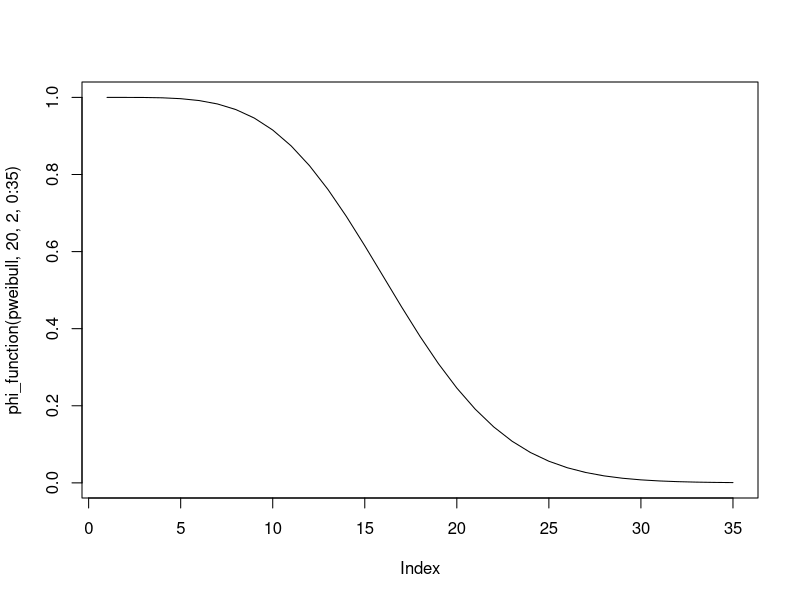
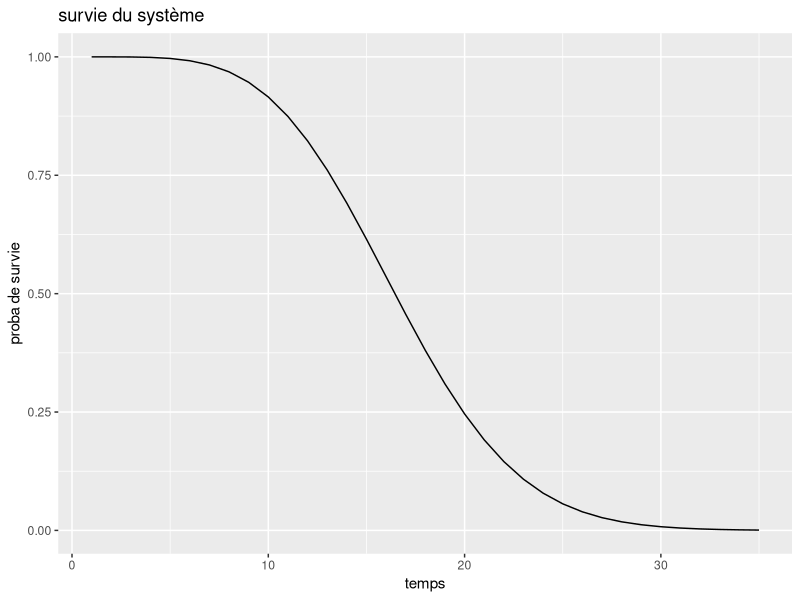
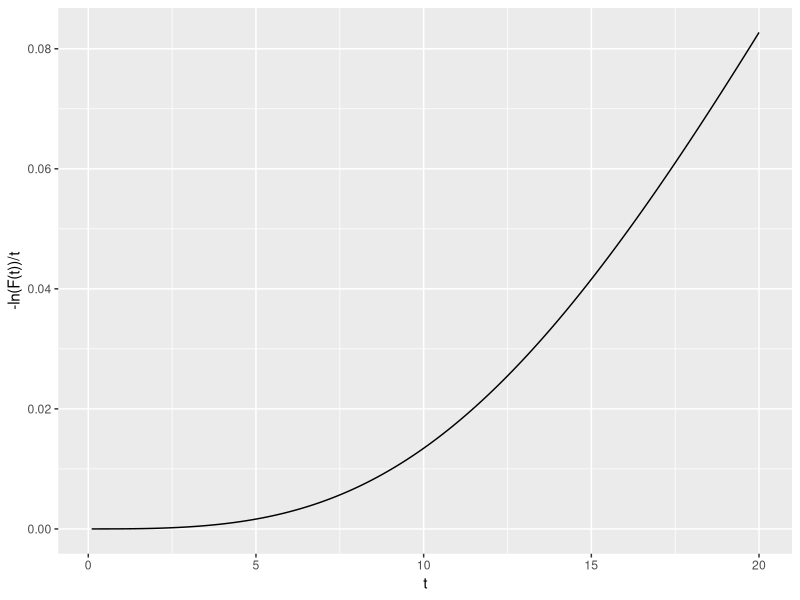
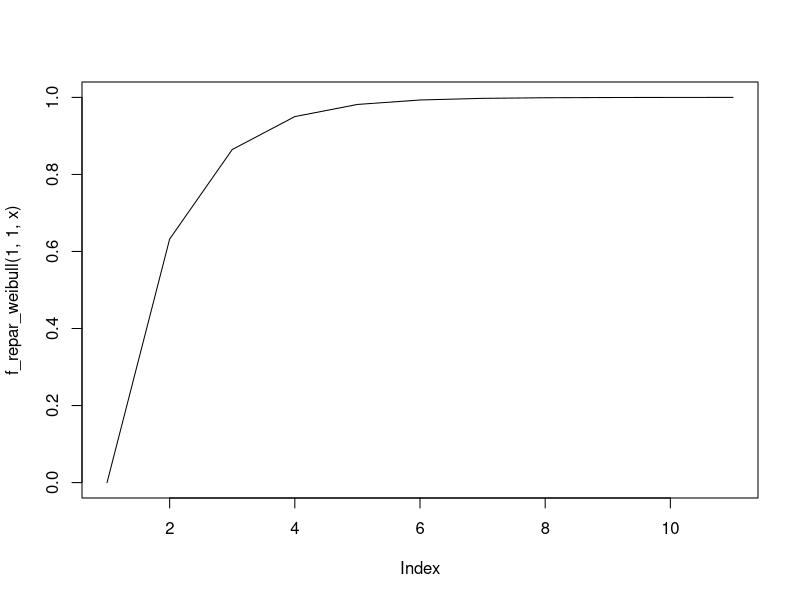
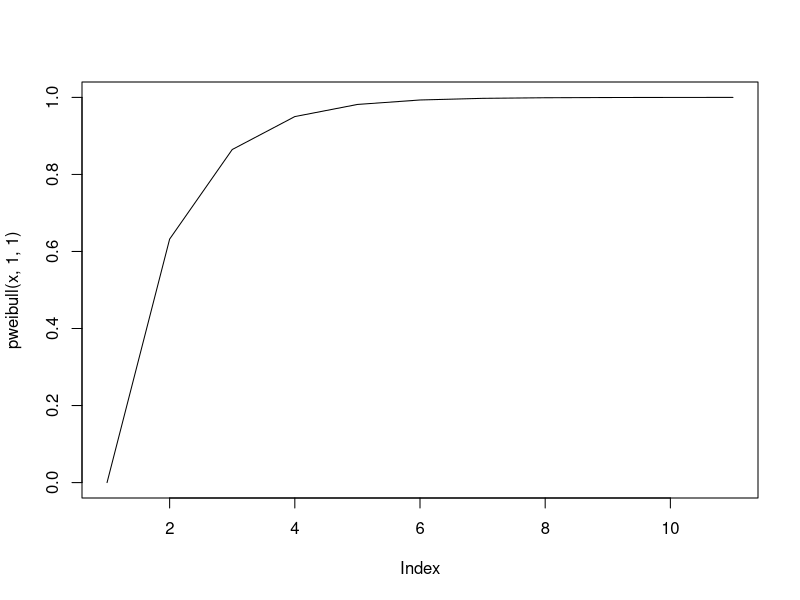
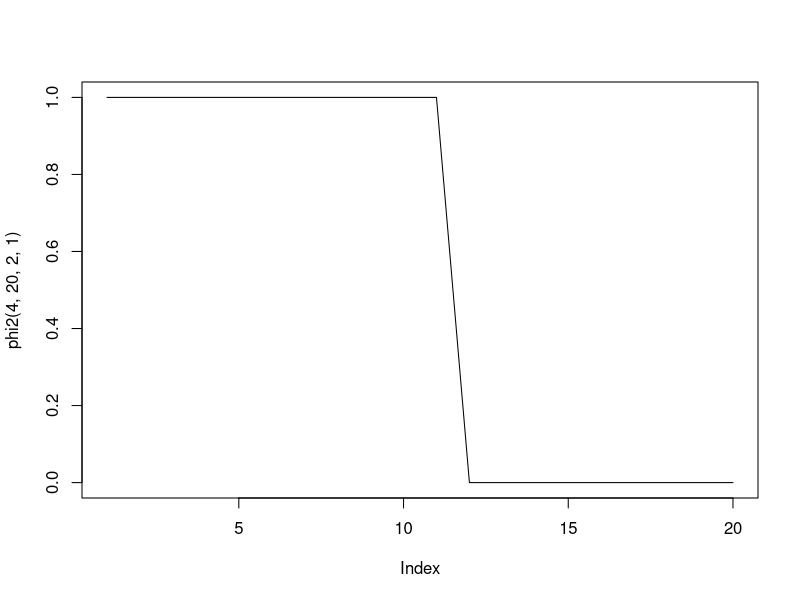
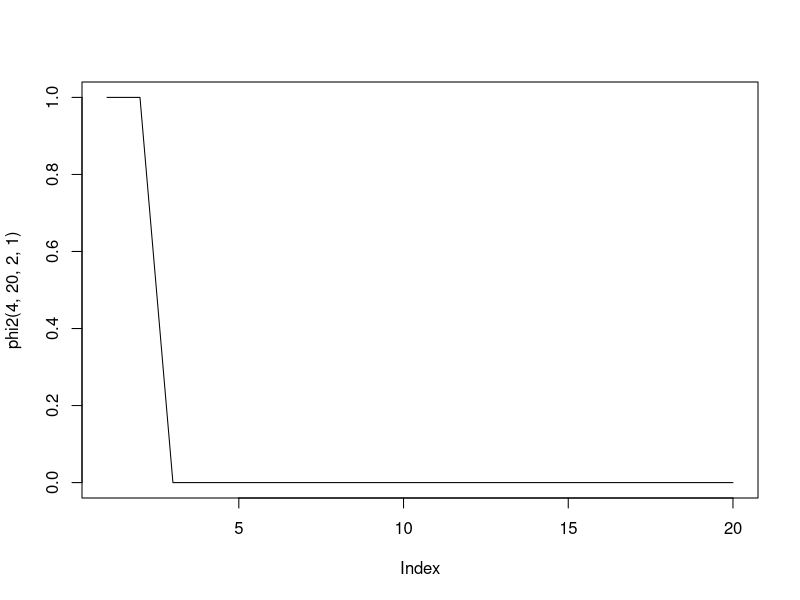

Reproduce these figures in R, in order.
library(magrittr)
library(dplyr)
library(ggplot2)

# TP 1 

## Question 1

phi <- function(x){
  rep <- ((x[3]*(1-(1-x[1])*(1-x[2]))*(1-(1-x[4])*(1-x[5])))+(1-x[3])*(1-(1-x[1]*x[4])*(1-x[2]*x[5])))*(1-(1-x[6]*x[7])*(1-x[8])*(1-x[9]))
  return(rep)
}

# question 2

phi_function <- function(loi, lambda, beta, t){
  R1 <- 1-loi(t, shape = beta, scale = lambda)
  R2 <- 1-loi(t, shape = beta, scale = lambda)
  R3 <- 1-loi(t, shape = beta, scale = lambda)
  R4 <- 1-loi(t, shape = beta, scale = lambda)
  R5 <- 1-loi(t, shape = beta, scale = lambda)
  R6 <- 1-loi(t, shape = beta, scale = lambda)
  R7 <- 1-loi(t, shape = beta, scale = lambda)
  R8 <- 1-loi(t, shape = beta, scale = lambda)
  R9 <- 1-loi(t, shape = beta, scale = lambda)
  rep <- ((R3[t]*(1-(1-R1[t])*(1-R2[t]))*(1-(1-R4[t])*(1-R5[t])))+(1-R3[t])*(1-(1-R1[t]*R4[t])*(1-R2[t]*R5[t])))*(1-(1-R6[t]*R7[t])*(1-R8[t])*(1-R9[t]))
  return(rep)
}




## Question 3

plot(phi_function(pweibull, 20, 2, 0:35), type = 'l')

g <- ggplot() +
  geom_line(aes(x = 1:35, y = phi_function(pweibull, 20, 2, 0:35))) +
  labs(title = "survie du système",
       x = "temps",
       y = "proba de survie")

g

## Question 4

# survie <- function(lambda, beta, t){
#   R1 <- 1-pweibull(t, shape = beta, scale = lambda)
#   R2 <- 1-pweibull(t, shape = beta, scale = lambda)
#   R3 <- 1-pweibull(t, shape = beta, scale = lambda)
#   R4 <- 1-pweibull(t, shape = beta, scale = lambda)
#   R5 <- 1-pweibull(t, shape = beta, scale = lambda)
#   R6 <- 1-pweibull(t, shape = beta, scale = lambda)
#   R7 <- 1-pweibull(t, shape = beta, scale = lambda)
#   R8 <- 1-pweibull(t, shape = beta, scale = lambda)
#   R9 <- 1-pweibull(t, shape = beta, scale = lambda)
#   rep <- -log(((R3[t]*(1-(1-R1[t])*(1-R2[t]))*(1-(1-R4[t])*(1-R5[t])))+(1-R3[t])*(1-(1-R1[t]*R4[t])*(1-R2[t]*R5[t])))*(1-(1-R6[t]*R7[t])*(1-R8[t])*(1-R9[t]))/t)
#   # rep <- -log(rep)/t
#   return(rep)
#   # rep <- -log(1 - phi_function(lambda, beta, t))/t
# }

survie <- function(lambda, beta, t){
  rep=NULL
  for(i in 1:length(t)){
    R1 <- 1-pweibull(t[i], shape = beta, scale = lambda)
    R2 <- 1-pweibull(t[i], shape = beta, scale = lambda)
    R3 <- 1-pweibull(t[i], shape = beta, scale = lambda)
    R4 <- 1-pweibull(t[i], shape = beta, scale = lambda)
    R5 <- 1-pweibull(t[i], shape = beta, scale = lambda)
    R6 <- 1-pweibull(t[i], shape = beta, scale = lambda)
    R7 <- 1-pweibull(t[i], shape = beta, scale = lambda)
    R8 <- 1-pweibull(t[i], shape = beta, scale = lambda)
    R9 <- 1-pweibull(t[i], shape = beta, scale = lambda)
    rep[i] <- -log(((R3*(1-(1-R1)*(1-R2))*(1-(1-R4)*(1-R5)))+(1-R3)*(1-(1-R1*R4)*(1-R2*R5)))*(1-(1-R6*R7)*(1-R8)*(1-R9)))/t[i]
  }
  return(rep)
}


survie(20, 2, seq(0.1, 20, 0.1))

g <- ggplot() +
  geom_line(aes(x = seq(0.1, 20, 0.1), y = survie(20, 2, seq(0.1, 20, 0.1)))) +
  labs(x = "t",
       y = "-ln(F(t))/t")

g


# Question 5 
# simulation d'une loi de weibull avec la méthode des quantile. 

f_repar_weibull <- function(lambda, beta, x){
  rep <- 1-exp(-(x/lambda)^beta)
  return(rep)
}

f_repar_weibull(1,1,0:5)

realisation_weibull<- function(lambda,beta,a){
  
  u=runif(1, min=0, max=1)
  g=f_repar_weibull(lambda,beta,a) 
  v=g>u
  
  for(i in 1:length(a)){
    nb=i
    if (v[i]==TRUE) { break }
  }
  
  return(nb)
}

realisation_weibull(1,1,1:10)

n_realisation_weibull<-function(n,lambda,beta,a){
  vect=NULL
  for(i in 1:n){
    vect[i]=realisation_weibull(lambda,beta,a)
  }
  return(vect)
}
n_realisation_weibull(10,1,1,1:5)

rweibull(10,1,1)

x<- 0:10
plot(f_repar_weibull(1,1,x),type = "l")
plot(pweibull(x,1,1),type = "l")


# Question 5 

inverse_pweibull <- function(lambda, beta, u){
  rep <- lambda*(-(log(1-u)^(1/beta)))
  return(rep)
}

phi2 <- function(a, n, lambda, beta){
  t <- seq(0, a,length.out =n)
  y <- rep(0,n)
  u <- runif(9,0,1)
  x <- matrix(0, nrow = n, ncol = 9)
  
  for(i in 1:n){
    for(j in 1:9){
      if(t[i] < (lambda*(-log(u[j]))^(1/beta))){
        x[i,j] <- 1
      }
    }
    y[i] <- phi(x[i,])
  }
  return(y)
}
phi2(4,20,2,1)
plot(phi2(4,20,2,1),type="l")

# question 6 

phi23 <- function(a, n, lambda, beta){
  t <- seq(0, a,length.out =n)
  y <- rep(0,n)
  u <- runif(9,0,1)
  x <- matrix(0, nrow = n, ncol = 9)
  for(i in 1:n){
    for(j in 1:9){
      if(t[i] < (lambda*(-log(u[j]))^(1/beta))){
        x[i,j] <- 1
      }
      
    }
    if (x[i,j]==0) { break }
    
  }
  return(i-1)
}
phi23(4,36,2,1)

# question 7

n_realisation_T<-function(a, n, lambda, beta,ntot){
  vect=NULL
  for(i in 1:ntot){
    vect[i]=phi23(a, n, lambda, beta)
  }
  return(vect)
}
n_realisation_T(4,36,2,1,40)
sum(n_realisation_T(4,36,2,1,40))

mu=function(a, n, lambda, beta,ntot){
  v=n_realisation_T(a, n, lambda, beta,ntot)
  1/ntot*sum(v)
  }
mu(4,36,2,1,40)

######### 
# Exercice 1

phi <- function(x){
  rep <- x[5]*x[6]*((1-(1-x[1]*x[3])*(1-x[2]*x[4]))*(1-(1-x[7]*x[8])*(1-x[9]*x[10])))+(1-x[5]*x[6])*((1-(1-x[1]*x[3]*x[7]*x[8])*(1-x[2]*x[4]*x[9]*x[10])))
  return(rep)
}
phi(c(1,1,0,1,1,1,1,1,0,1))
## Exercice 2

lambda = 5
beta = 5
t <- seq(0, 30, 0.1)
X <- matrix(data = rep(0, 10*length(t)), ncol = 10, nrow = length(t))
S <- rep(0,length(t))
u <- runif(10, 0, 1)

for(i in 1:length(t)){
  for(j in 1:10){
    if(t[i] < (lambda*(-log(u[j]))^(1/beta))){
      X[i,j] <- 1
    }
  }
  S[i] <- phi(X[i,])
}

# Exercice 3
phi2 <- function(a, n, lambda, beta){
  t <- seq(0, a,length.out =n)
  y <- rep(0,n)
  u <- runif(10,0,1)
  x <- matrix(0, nrow = n, ncol = 10)
  
  for(i in 1:n){
    for(j in 1:9){
      if(t[i] < (lambda*(-log(u[j]))^(1/beta))){
        x[i,j] <- 1
      }
    }
    y[i] <- phi(x[i,])
  }
  return(y)
}
phi2(4,20,10,1)
plot(phi2(4,20,2,1),type="l")
